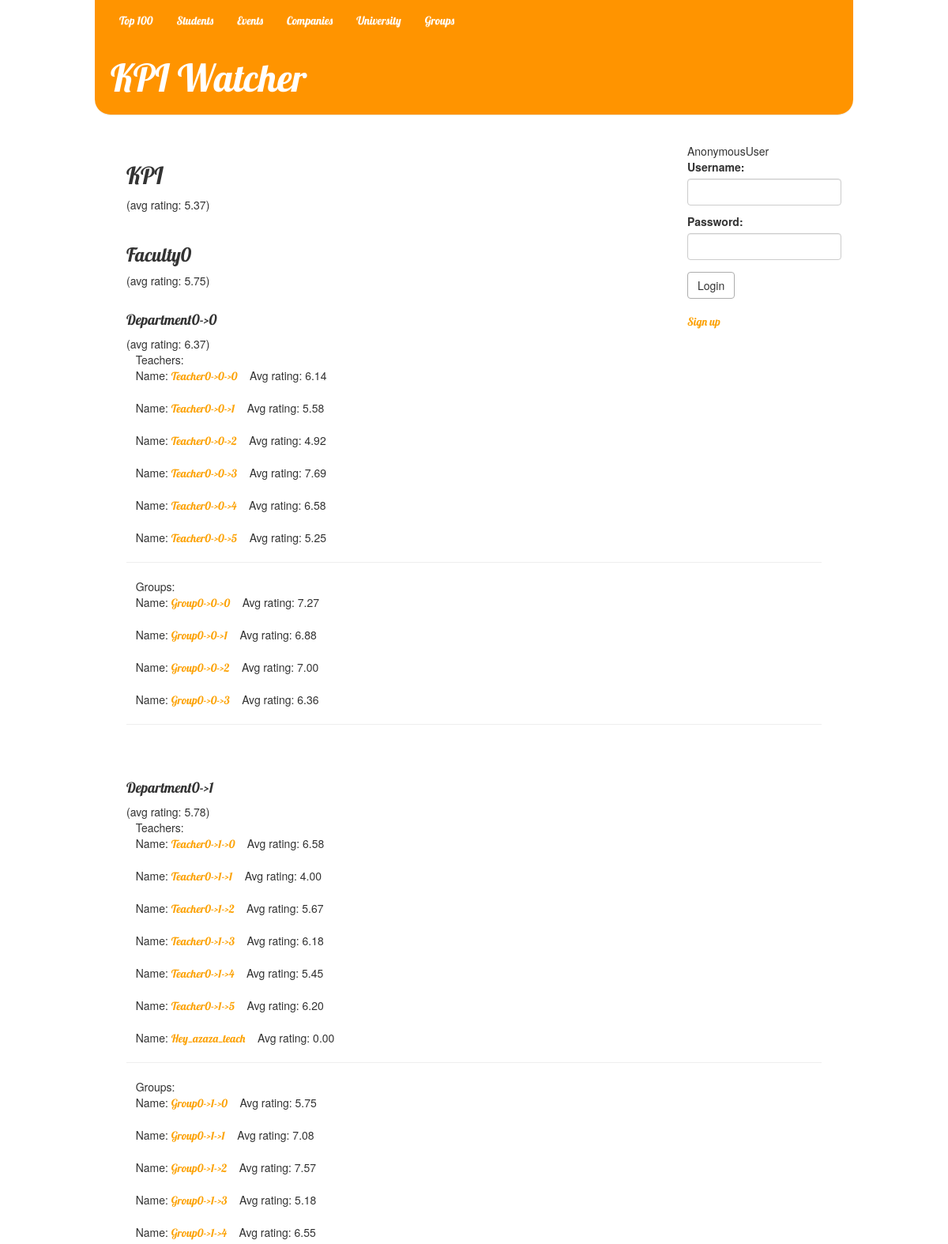
The app's page /university/ (upper part), older data.
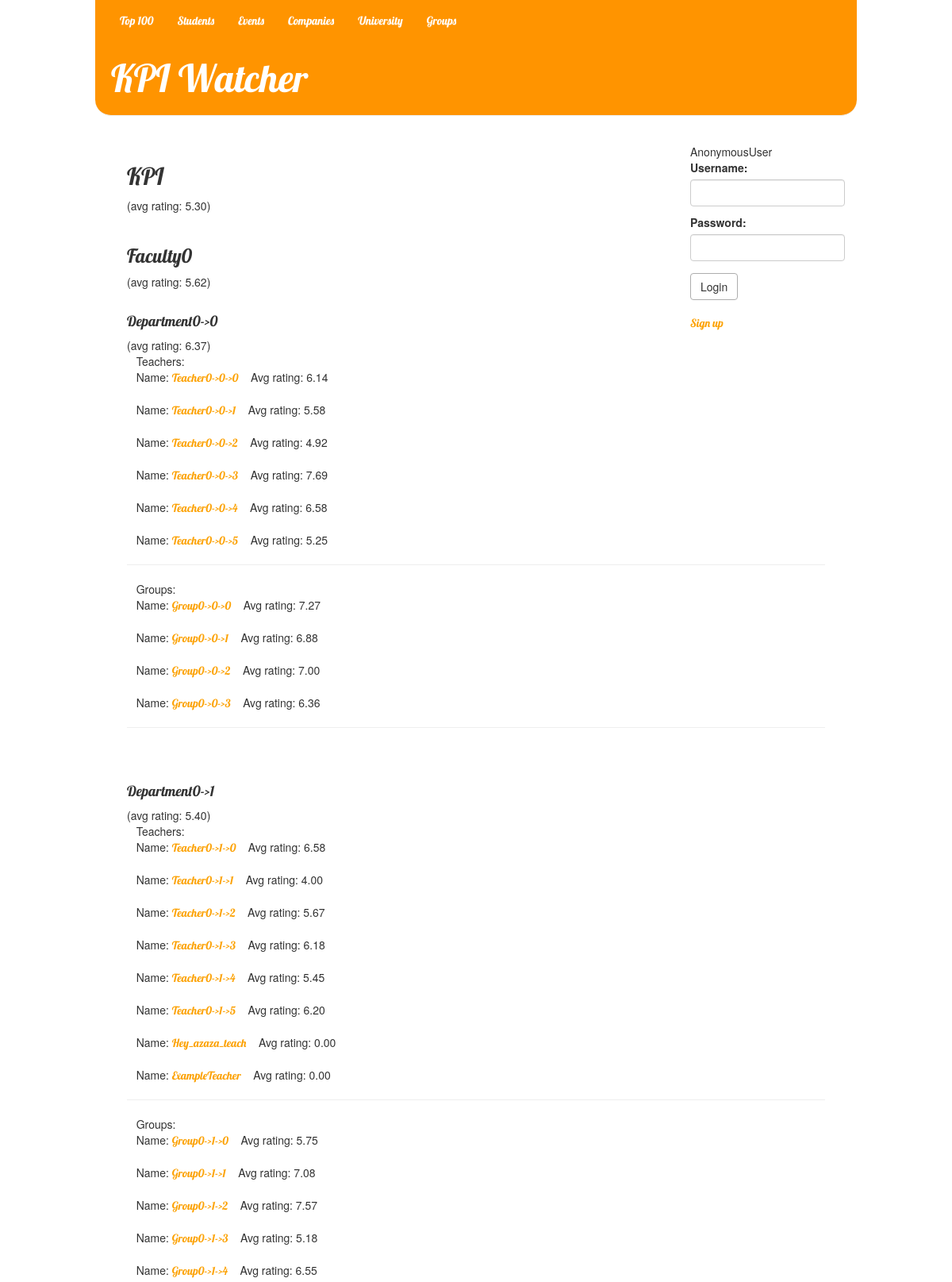
The same page, newer data.
### ratings/models.py (models this page shows)
class University(models.Model):
	name = models.CharField(max_length=50)
	avg_rating = models.DecimalField(max_digits=4, decimal_places=2, default=0, editable=False)
	def count_rating(self):
		total = 0
		for faculty in self.faculties.all():
			faculty.count_rating()
			total += faculty.avg_rating
		try:
			self.avg_rating = total / len(self.faculties.all())
			self.avg_rating = round(self.avg_rating, 2)
		except ZeroDivisionError:
			self.avg_rating = 0
		self.save()
	def __str__(self):
		return self.name

class Faculty(models.Model):
	name = models.CharField(max_length=50)
	university = models.ForeignKey(University, related_name="faculties")
	avg_rating = models.DecimalField(max_digits=4, decimal_places=2, default=0, editable=False)
	def count_rating(self):
		total = 0
		for department in self.departments.all():
			department.count_rating()
			total += department.avg_rating
		try:
			self.avg_rating = total / len(self.departments.all())
		except ZeroDivisionError:
			self.avg_rating = 0
		self.save()
	def __str__(self):
		return self.name

class Department(models.Model):
	name = models.CharField(max_length=50)
	faculty = models.ForeignKey(Faculty, related_name="departments")
	avg_rating = models.DecimalField(max_digits=4, decimal_places=2, default=0, editable=False)
	def count_rating(self):
		total = 0
		for teacher in self.teachers.all():
			total += teacher.avg_rating
		for group in self.groups.all():
			total += group.avg_rating
		try:
			self.avg_rating = total / (len(self.groups.all()) + len(self.teachers.all()))
		except ZeroDivisionError:
			self.avg_rating = 0
		self.save()
	def __str__(self):
		return self.name

class Teacher(models.Model):
	user = models.OneToOneField(User)
	department = models.ForeignKey(Department, related_name="teachers")
	avg_rating = models.DecimalField(max_digits=4, decimal_places=2, default=0, editable=False)
	count_of_votes = models.IntegerField(default=0, editable=False)
	voted_students = models.ManyToManyField('Student', related_name="rated_teachers", editable=False)
	def vote(self, vote, student):
		if not vote < 0 and not vote > 10:
			if isinstance(student, Student):
				if not self.voted_students.filter(user__id=student.user.id).exists():
					self.avg_rating = ((self.avg_rating * self.count_of_votes) + vote) / (self.count_of_votes + 1)
					self.count_of_votes += 1
					self.voted_students.add(student)
					self.save()
	 				return True
		return False
	def __str__(self):
		return self.user.get_username()

class Group(models.Model):
	name = models.CharField(max_length=50)
	department = models.ForeignKey(Department, related_name="groups")
	avg_rating = models.DecimalField(max_digits=4, decimal_places=2, default=0, editable=False)
	count_of_votes = models.IntegerField(default=0, editable=False)
	voted_teachers = models.ManyToManyField('Teacher', related_name="rated_groups", editable=False)
	def vote(self, vote, teacher):
		if not vote < 0 and not vote > 10:
			if isinstance(teacher, Teacher):
				if not self.voted_teachers.filter(user__id=teacher.user.id).exists():
					self.avg_rating = ((self.avg_rating * self.count_of_votes) + vote) / (self.count_of_votes + 1)
					self.count_of_votes += 1
					self.voted_teachers.add(teacher)
					self.save()
					return True
		return False
	def __str__(self):
		return self.name

### ratings/views.py (the view)
# urls.py: url(r'^university/', views.university, name="university"),
def university(request):
    kpi = University.objects.all().first()
    kpi.count_rating()
    return render(request, 'ratings/university.html', {'university': kpi})

### ratings/ctx_log_processor.py (called while the page is built)
def auth_form(request):
    return {'form': AuthForm(), 'request': request}

### ratings/templates/ratings/university.html
{% extends 'base.html' %}
{% block content %}
    <div>
        <h2>{{ university.name }}</h2> (avg rating:
        {{ university.avg_rating }})
        {% for faculty in university.faculties.all %}
            <br/>
            <div class="faculty">
                &nbsp;<h3> {{ faculty.name }}</h3> (avg rating: {{ faculty.avg_rating }})
                {% for department in faculty.departments.all %}
                    <br/>
                    <div class="department">
                        &nbsp;&nbsp;<h4> {{ department.name }} </h4> (avg rating: {{ department.avg_rating }})
                        <br />
                        &nbsp;&nbsp;&nbsp;Teachers:
                        {% for teacher in department.teachers.all %}
                            <br />
                            <div class="teacher teachers-groups">
                                &nbsp;&nbsp;&nbsp;Name: <a href="{% url 'ratings.views.teacher_page' pk=teacher.pk %}">{{ teacher.user.username }}</a>
                                &nbsp;&nbsp;&nbsp;Avg rating: {{ teacher.avg_rating }}
                            </div>
                        {% endfor %}
                        <hr />
                        &nbsp;&nbsp;&nbsp;Groups:
                        {% for group in department.groups.all %}
                            <br />
                            <div class="group teachers-groups">
                                &nbsp;&nbsp;&nbsp;Name: <a href="{% url 'ratings.views.group_page' pk=group.pk %}">{{ group.name }}</a>
                                &nbsp;&nbsp;&nbsp;Avg rating: {{ group.avg_rating }}
                            </div>
                        {% endfor %}
                        <hr />
                    </div>
                {% endfor %}
            </div>
        {% endfor %}
    </div>
{% endblock %}

Row changes from the older to the newer data that the page shows:
changed University "KPI": avg_rating "5.37" → "5.30"
changed Faculty "Faculty0": avg_rating "5.75" → "5.62"
changed Department "Department0->1": avg_rating "5.78" → "5.40"
added Teacher: user.username "ExampleTeacher", avg_rating "0.00", shown under Department "Department0->1"
